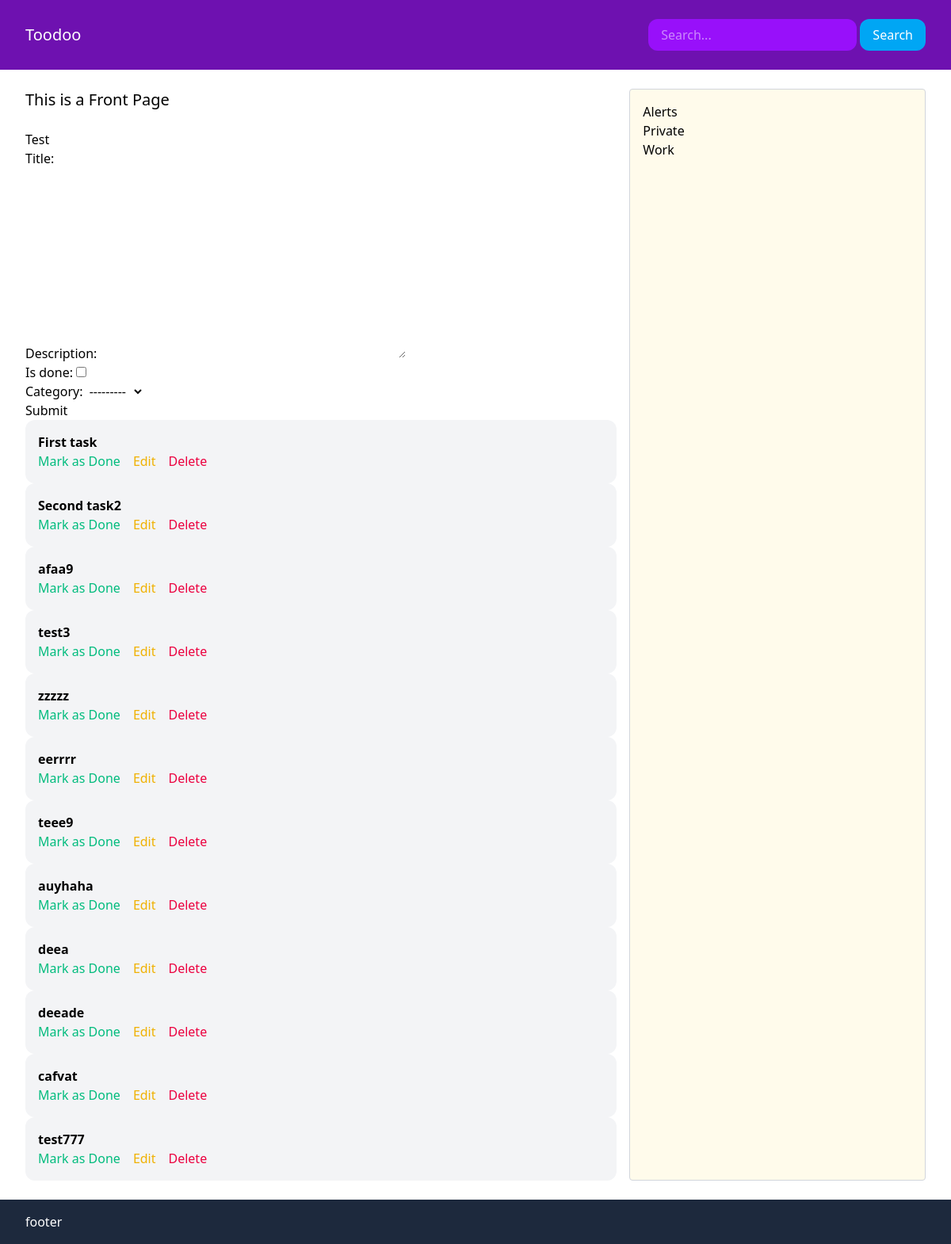
The app's page /, older data.
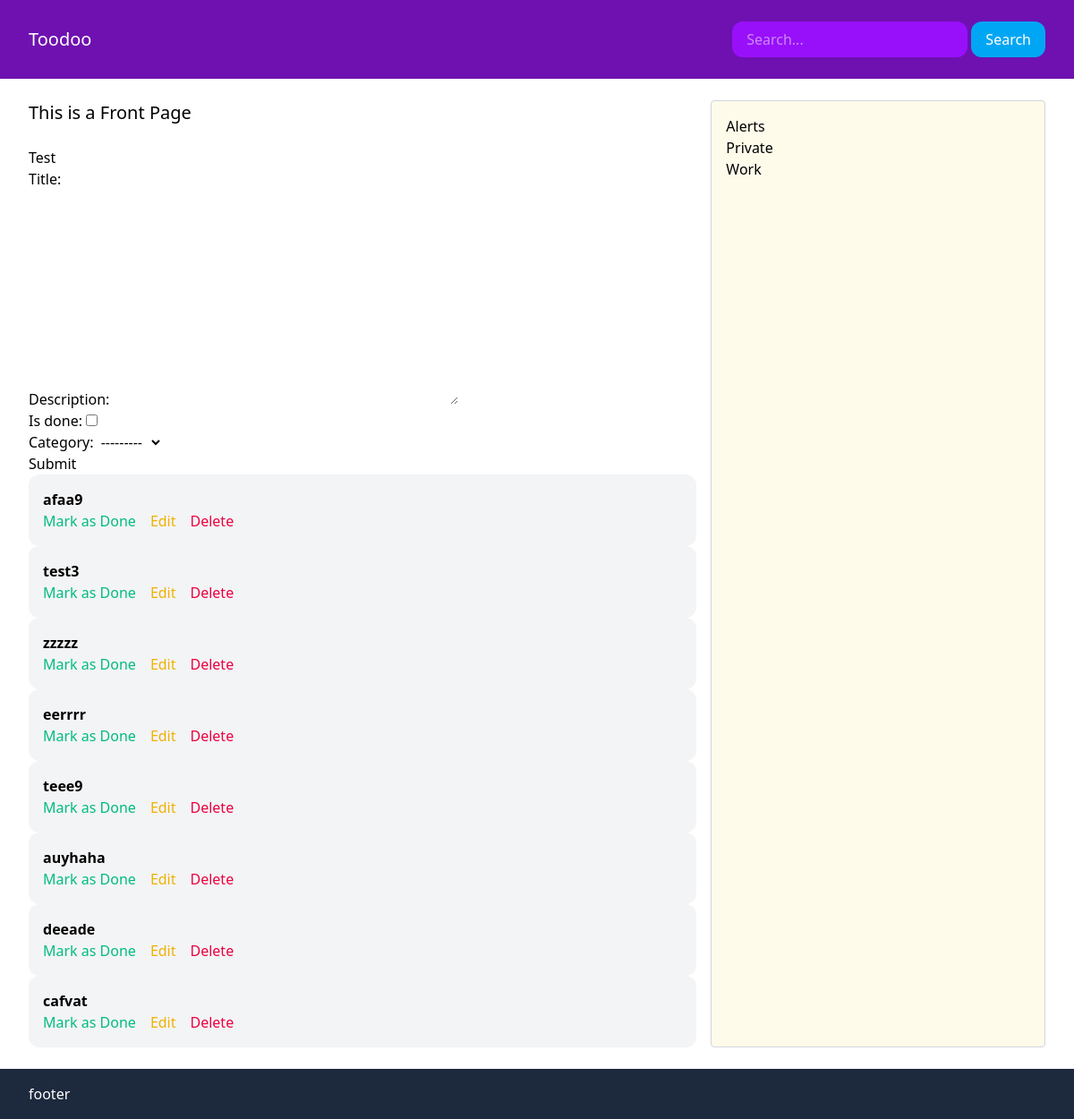
The same page, newer data.
### task/models.py (models this page shows)
class Task(models.Model):
    category = models.ForeignKey(Category, related_name='tasks', on_delete=models.CASCADE)
    title = models.CharField(max_length=255)
    description = models.TextField(blank=True, null=True)
    is_done = models.BooleanField(default=False)

### category/models.py (models this page shows)
class Category(models.Model):
    title = models.CharField(max_length=255)
    class Meta:
        verbose_name_plural = 'Categories'
        ordering = ["title",]
    def __str__(self):
        return self.title

### task/views.py (the view)
# urls.py: path('', views.frontpage, name='frontpage'),
def frontpage(request):
    title= "This is a Front Page"
    tasks = Task.objects.filter(is_done=False)
    categories = Category.objects.all()
    if request.method == 'POST':
        form = TaskForm(request.POST)
        if form.is_valid():
            form.save()
            return redirect('frontpage')
    else:
        form = TaskForm()
    return render(request, 'task/frontpage.html', {'title': title, 'tasks': tasks, 'categories': categories, 'form': form})

### task/forms.py
class TaskForm(ModelForm):
    class Meta:
        model = Task
        fields = ('title', 'description', 'is_done', 'category',)

### task/templates/task/frontpage.html (shortened to what this page needs)
{% extends "task/base.html" %}
{% block content %}
<div class="frontpage flex space-x-4">
    <section class="w-2/3">
    <h1 class="text-xl mb-6">{{ title }}</h1>
    <h2>Test</h2>
    <form method="post", action=".">
        {{ form.as_p }}
        <button>Submit</button>
    </form>
    {% for task in tasks %}
        {% include 'task/partials/tasks.html' %}
    {% endfor %}
    </section>
    <sidebar class="w-1/3 bg-amber-50 border border-gray-300 rounded p-4">
        {% for category in categories %}
        <div>
        <p> <a href="{% url 'category_detail' category.id %}">{{ category.title }}</a> </p>
        </div>
        {% endfor %}
    </sidebar>
</div>
{% endblock %}

### task/templates/task/partials/tasks.html
 <div class="bg-gray-100 p-4 rounded-xl">
     <p class="font-bold">{{ task.title }}</p>
    <div class="flex space-x-4">
        <p>
            {% if task.is_done %}
                Completed
            {% else %}
                <a href="{% url 'mark_completed' task.pk %}" class="text-emerald-500">Mark as Done</a>
            {% endif %}
        </p>
        <p><a href="{% url 'edit_task' task.pk %}" class="text-yellow-500">Edit</a></p>
        <p>
            <a href="{% url 'delete_task' task.pk %}" class="text-rose-600">Delete</a>
        </p>
    </div>
 </div>

Row changes from the older to the newer data that the page shows:
removed Task: title "First task", is_done "Mark as Done"
no longer on this page (row edited): Task: title "Second task2", is_done "Mark as Done"
no longer on this page (row edited): Task: title "deea", is_done "Mark as Done"
removed Task: title "test777", is_done "Mark as Done"
